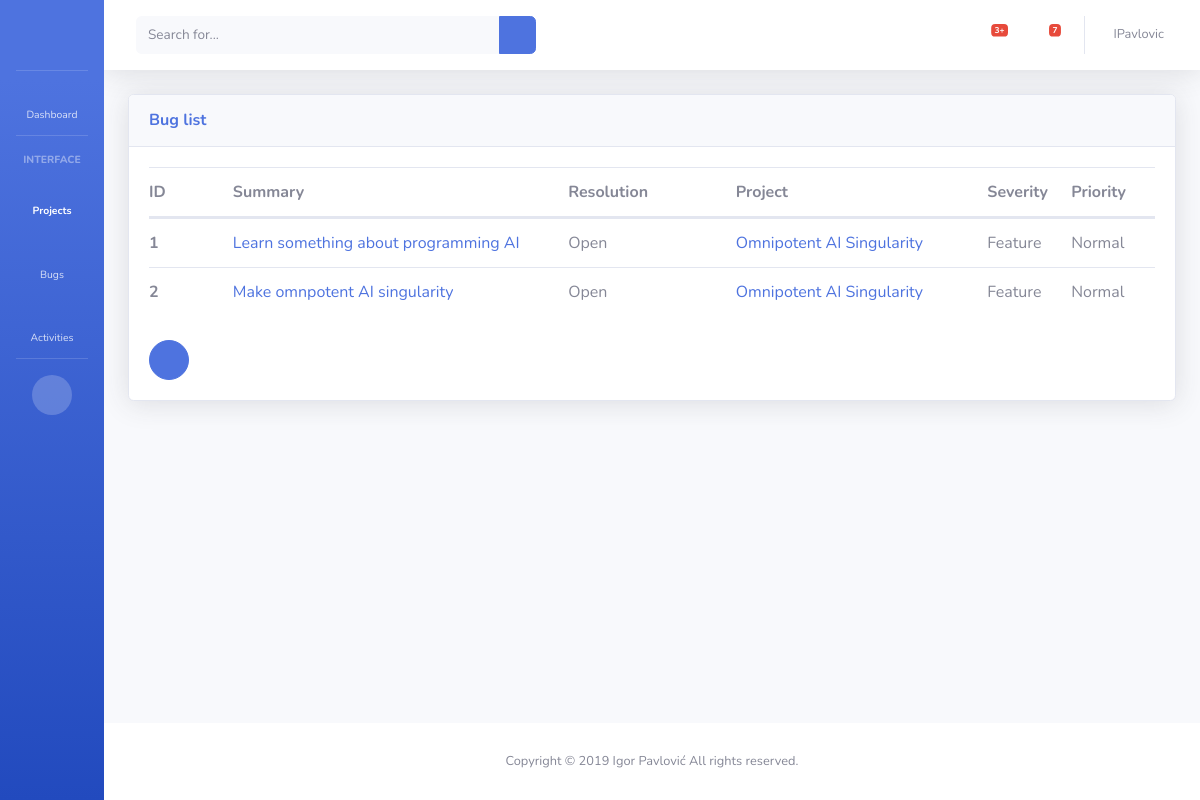
Page /bug/ (signed in) on the committed database.
### users/models.py (models this page shows, shortened)
class CustomUser(AbstractUser):
    image = models.ImageField(upload_to='image/users/', blank=True, null=True)
    def get_absolute_url(self):
        return f"/users/{self.id}"
    def get_edit_url(self):
        return f"{self.get_absolute_url()}/edit"

### bug/models.py (models this page shows, shortened)
class Bug(models.Model):
    CATEGORY = [
        ('FRONT', 'Frontend'),
        ('BACK', 'Backend'),
        ('OTHER', 'Other'),
    ]
    VIEW_STATUS = [
        ('1', 'Public'),
        ('0', 'Private'),
    ]
    PRIORITY = [
        ('0', 'None'),
        ('1', 'Low'),
        ('2', 'Normal'),
        ('3', 'High'),
        ('4', 'Urgent'),
        ('5', 'Immediate'),
    ]
    RESOLUTION = [
        ('0', 'Open'),
        ('1', 'Reopened'),
        ('2', 'Unable to reproduce'),
        ('3', 'Closed'),
        ('4', 'Suspended'),
    ]
    SEVERITY = [
        ('0', 'Feature'),
        ('1', 'Trivial'),
        ('2', 'Text'),
        ('3', 'Tweak'),
        ('4', 'Minor'),
        ('5', 'Major'),
        ('6', 'Crash'),
        ('7', 'Block'),
    ]
    category     = models.CharField(max_length=10, choices=CATEGORY, default='OTHER')
    view_status  = models.CharField(max_length=1, choices=VIEW_STATUS, default='1')
    priority     = models.CharField(max_length=1, choices=PRIORITY, default='0')
    resolution   = models.CharField(max_length=1, choices=RESOLUTION, default='0')
    severity     = models.CharField(max_length=1, choices=SEVERITY, default='0')
    created_on   = models.DateTimeField(auto_now_add=True)
    updated_on   = models.DateTimeField(auto_now=True)
    author       = models.ForeignKey(settings.AUTH_USER_MODEL, null=True, on_delete=models.SET_NULL, related_name='author_of_bugs')
    assigned_to  = models.ForeignKey(settings.AUTH_USER_MODEL, blank=True, null=True, on_delete=models.SET_NULL, related_name="assigned_to_bugs")
    project      = models.ForeignKey(Project, on_delete=models.CASCADE, related_name="project_bugs")
    summary      = models.CharField(max_length=120)
    description  = models.TextField(null=True, blank=True)
    objects      = BugManager()
    def get_absolute_url(self):
        return f"/bug/{self.id}"

### project/models.py (models this page shows, shortened)
class Project(models.Model):
    name         = models.CharField(max_length=70)
    description  = models.TextField()
    author       = models.ForeignKey(settings.AUTH_USER_MODEL, null=True, on_delete=models.SET_NULL, related_name='project_authors')
    created_on   = models.DateTimeField(auto_now_add=True)
    updated_on   = models.DateTimeField(auto_now=True)
    objects      = ProjectManager()
    def __str__(self):
        return f"{self.name}"
    def get_absolute_url(self):
        return f"/project/{self.id}"

### bug/views.py (the view)
# urls.py: path("", list_view),
def list_view(request):
    query = app_model.objects.all()
    template = "list.html"
    context = {
                "appname_lower": appname_lower,
                "appname_caps": appname_caps,
                "page_title": f"{appname_caps} list",
                "main_content": True,
                "query": query,
                }
    return render(request, template, context)

### bug/models.py (called while the page is built)
    def get_queryset(self):
        return BugQuerySet(self.model, using=self._db)

### bug/templatetags/js.py (called while the page is built)
@register.filter(is_safe=True)
def js(obj):
    return mark_safe(json.dumps(obj))

### templates/list.html (shortened to what this page needs)
{% extends "base/content.html" %}
{% block controls %}
    {% if request.user.is_authenticated %}
        <a href="/{{ appname_lower }}/create" class="btn btn-primary btn-circle mt-2">
           <i class="fas fa-plus"></i>
        </a>
    {% endif %}
{% endblock controls %}
{% block content %}
    {% include appname_lower|add:"/list.html" %}
{% endblock %}

### templates/base/topbar.html (shortened to what this page needs)
<nav class="navbar navbar-expand navbar-light bg-white topbar mb-4 static-top shadow">
    <form class="d-none d-sm-inline-block form-inline mr-auto ml-md-3 my-2 my-md-0 mw-100 navbar-search" action="/search/">
      <div class="input-group">
        <input name="q" type="search" class="form-control bg-light border-0 small" placeholder="Search for..." aria-label="Search" aria-describedby="basic-addon2">
        <div class="input-group-append">
          <button class="btn btn-primary" type="submit">
            <i class="fas fa-search fa-sm"></i>
          </button>
        </div>
      </div>
    </form>
    <ul class="navbar-nav ml-auto">
      {% if request.user.is_authenticated %}
      <li class="nav-item dropdown no-arrow mx-1">
        <a class="nav-link dropdown-toggle" href="#" id="alertsDropdown" role="button" data-toggle="dropdown" aria-haspopup="true" aria-expanded="false">
          <i class="fas fa-bell fa-fw"></i>
          <span class="badge badge-danger badge-counter">3+</span>
        </a>
      </li>
      <li class="nav-item dropdown no-arrow mx-1">
        <a class="nav-link dropdown-toggle" href="#" id="messagesDropdown" role="button" data-toggle="dropdown" aria-haspopup="true" aria-expanded="false">
          <i class="fas fa-envelope fa-fw"></i>
          <span class="badge badge-danger badge-counter">7</span>
        </a>
      </li>
      <li class="nav-item dropdown no-arrow">
        <a class="nav-link dropdown-toggle" href="#" id="userDropdown" role="button" data-toggle="dropdown" aria-haspopup="true" aria-expanded="false">
          <span class="mr-2 d-none d-lg-inline text-gray-600 small">{{ request.user.username }}</span>
        </a>
      </li>
      {% endif %}
    </ul>
  </nav>

### bug/templates/bug/list.html (shortened to what this page needs)
        <div class="table-responsive">
          <table class="table table-hover" id="dataTable" width="100%" cellspacing="0">
            <thead>
              <tr class="row d-flex m-0">
                <th scope="col" class="d-inline-block px-0 col-3 col-lg-1">ID</th>
                <th scope="col" class="d-inline-block px-0 col-9 col-lg-4">Summary</th>
                <th scope="col" class="d-none d-md-inline-block px-0 col-3 col-lg-2">Resolution</th>
                <th scope="col" class="d-none d-md-inline-block px-0 col-9 col-lg-3">Project</th>
                <th scope="col" class="d-none d-lg-inline-block px-0 col-lg-1">Severity</th>
                <th scope="col" class="d-none d-lg-inline-block px-0 col-lg-1">Priority</th>
              </tr>
            </thead>
            <tbody>
              {% for object in query %}
              <tr class="row d-flex m-0">
                <th scope="row" class="d-inline-block px-0 col-3 col-lg-1">{{ object.id }}</th>
                <td class="d-inline-block px-0 col-9 col-lg-4"><a href="{{ object.get_absolute_url }}">{{ object.summary }}</a></td>
                <td class="d-none d-md-inline-block px-0 col-3 col-lg-2">{{ object.get_resolution_display }}</td>
                <td class="d-none d-md-inline-block px-0 col-9 col-lg-3"><a href="{{ object.project.get_absolute_url }}">{{ object.project }}</a></td>
                <td class="d-none d-lg-inline-block px-0 col-lg-1">{{ object.get_severity_display }}</td>
                <td class="d-none d-lg-inline-block px-0 col-lg-1">{{ object.get_priority_display }}</td>
              </tr>
              {% endfor %}
            </tbody>
          </table>
        </div>

### rows in the picture
CustomUser: user.username "IPavlovic"
Bug: id "1", summary "Learn something about programming AI", resolution "Open", project "Omnipotent AI Singularity", severity "Feature", priority "Normal"
Bug: id "2", summary "Make omnpotent AI singularity", resolution "Open", project "Omnipotent AI Singularity", severity "Feature", priority "Normal"

### other values in the picture
{{ page_title }} "Bug list"
